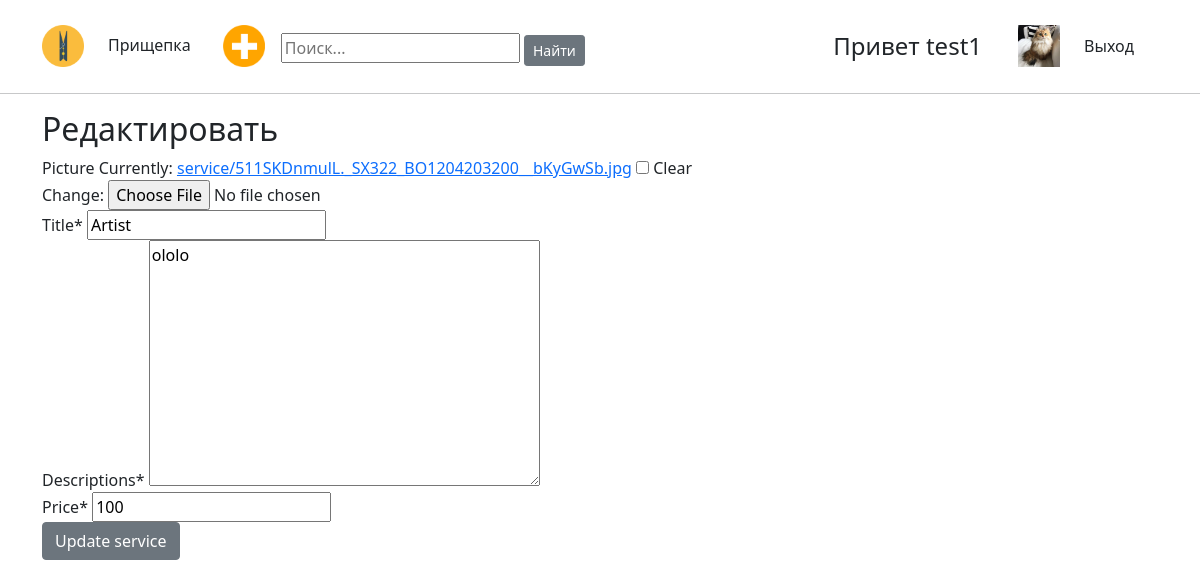
Page /detail/59/update/ (signed in) on the committed database.
### users/models.py (models this page shows)
class UserInfo(models.Model):
    image = models.ImageField(upload_to='user', null=True, blank=True)
    phone = models.CharField(max_length=20, null=True, blank=True)
    user = models.OneToOneField(User, on_delete=models.CASCADE, null=True)

### Services/models.py (models this page shows, shortened)
class Service(models.Model):
    picture = models.ImageField(upload_to='service', null=True, blank=True)
    title = models.CharField(max_length=200)
    descriptions = models.TextField()
    price = models.PositiveIntegerField()
    date_created = models.DateTimeField(auto_now_add=True)
    user = models.ForeignKey(User, on_delete=models.CASCADE, null=True)
    count = models.PositiveIntegerField(default=0)

### Services/views.py (the view, shortened to what this page needs)
# urls.py: path('detail/<int:pk>/update/', ServiceUpdateView.as_view(), name='update'),
class ServiceUpdateView(UpdateView):
    model = Service
    fields = ['picture', 'title', 'descriptions', 'price']
    template_name = 'service/update_service.html'

### templates/service/update_service.html (shortened to what this page needs)
{% extends 'base.html' %}
{% load crispy_forms_tags %}
{% block content %}
<div class="container">
    <h2>Редактировать</h2>
    <form method="post" enctype="multipart/form-data" class="uniForm">
        {{ form|crispy }}
        <input type="submit" class="btn btn-secondary" value="Update service">
    </form>
</div>
{% endblock %}

### templates/header.html (shortened to what this page needs)
{% load static %}
<div class="container mt-3">
  <div class="d-flex flex-wrap align-items-center justify-content-center justify-content-lg-start">
    <a href="{% url 'home' %}"><img src="{% static 'image/ico.png' %}" height="42"></a>
    <div class="nav col-8 col-lg-auto me-lg-auto mb-2 justify-content-center mb-md-0">
    {% if not request.user.is_authenticated %}
      <a href="{% url 'home' %}" class="nav-link px-2 link-dark">Прищепка</a>
      <a href="{% url 'add_user' %}" class="nav-link px-2 link-dark">Регистрация</a>
      <a href="{% url 'login' %}" class="nav-link px-2 link-dark">Вход</a>
    {% else %}
      <a href="{% url 'home' %}" class="nav-link px-4 mt-2 link-dark">Прищепка</a>
      <a href="{% url 'add_service' %}" class="nav-link px-2 ml-7 link-dark"><img src="{% static 'image/plus.png' %}" height="42"></a></a>
      <form action="{% url 'search' %}" method="GET" class="mt-3 mx-2">
        <input name="user_search" placeholder="Поиск...">
        <button type="submit" class="btn btn-secondary btn-sm">Найти</button>
      </form>
    {% endif %}
    </div>
    {% if request.user.is_authenticated %}
    <div class="container mt-2 col-12 col-lg-auto mb-3 mb-lg-0 me-lg-3">
      <h4><a class="nav-link px-2 link-dark" href="{% url 'account' request.user.id %}">Привет {{ request.user.username }}</a></h4>
    {% endif %}
    </div>
      {% if not request.user.is_authenticated %}
          <img src="" height="42">
      {% elif not request.user.userinfo.image %}
         <a href="{% url 'account' request.user.id %}" class="d-block link-dark">
           <img src="{% static 'image/user1.png' %}" height="42">
         <a href="{% url 'logout' %}" class="nav-link px-4 link-dark">Выход</a>
      {% else %}
         <a href="{% url 'account' request.user.id %}" class="d-block link-dark">
           <img src="{{ request.user.userinfo.image.url }}" height="42">
         <a href="{% url 'logout' %}" class="nav-link px-4 link-dark">Выход</a>
      {% endif %}
      </a>
  </div>
</div>
<hr>

### rows in the picture
Service: title "Artist", descriptions "ololo", price "100"

### other values in the picture
{{ request.user.username }} "test1"
